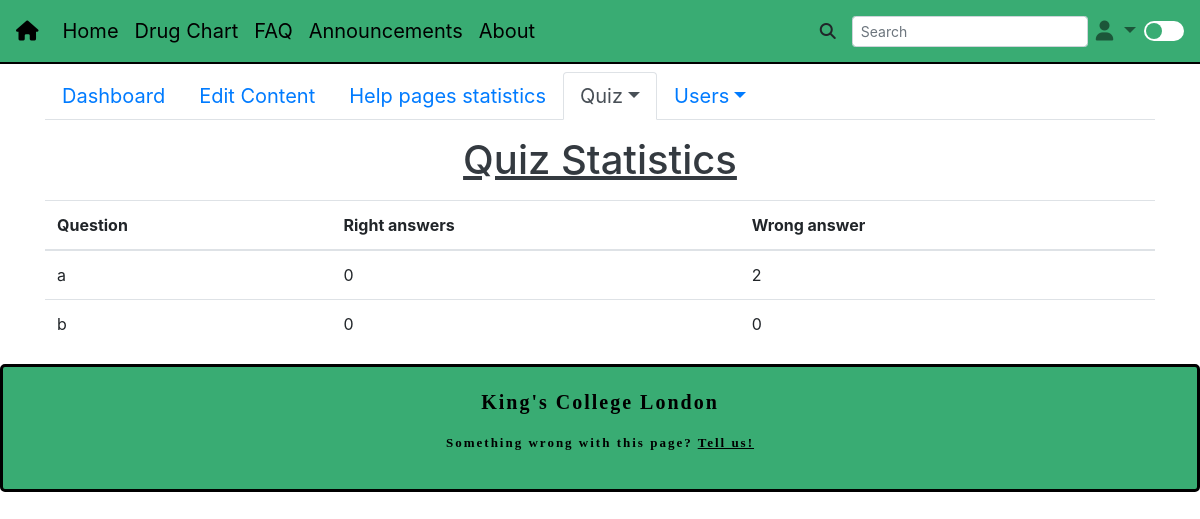
/dashboard/quiz-statistics (signed in), run on the app's committed database.
### models.py (models this page shows)
class Questions(db.Model):
    id = db.Column(db.Integer, primary_key=True)
    question_text = db.Column(db.String(30), nullable=False)
    answer = db.relationship("Answers", backref='question', cascade="delete")
    content_id = db.Column(db.Integer(), db.ForeignKey('content.page_id'), nullable=False)
    stat_right = db.Column(db.Integer(), default=0)
    stat_wrong = db.Column(db.Integer(), default=0)

### quiz/routes.py (the view)
@quiz.route("/dashboard/quiz-statistics")
@login_required
def quiz_statistics():
    data = Questions.query.all()
    return render_template('dashboard/quiz_statistics.html', questions=data)

### templates/dashboard/quiz_statistics.html (shortened to what this page needs)
{% extends "base_templates/dashboard_page.html" %}
{% set current_page = 'quiz' %}
{% block content%}
<h1 class="text-dark my-3">Quiz Statistics</h1>
<table class="table table-hover my-3">
  <thead>
    <tr>
      <th scope="col">Question</th>
      <th scope="col">Right answers</th>
      <th scope="col">Wrong answer</th>
    </tr>
  </thead>
  <tbody>
    {% for question in questions %}
      <tr>
        <td>{{ question.question_text }}</td>
        <td>{{ question.stat_right }}</td>
        <td>{{ question.stat_wrong }}</td>
      </tr>
    {% endfor %}
  </tbody>
</table>
{% endblock %}

### static/css/style.css (style rules this page uses)
h1 { text-decoration: underline; text-align: center; }

### static/css/nav-dl.css (style rules this page uses)
:root { --home-font-color: black; --staff-color: black; --font-color: black; --nav-bg-color:#39ac73; --footer-link-color: #206040; }

### data on the page
Questions: question_text "a", stat_right "0", stat_wrong "2"
Questions: question_text "b", stat_right "0", stat_wrong "0"
